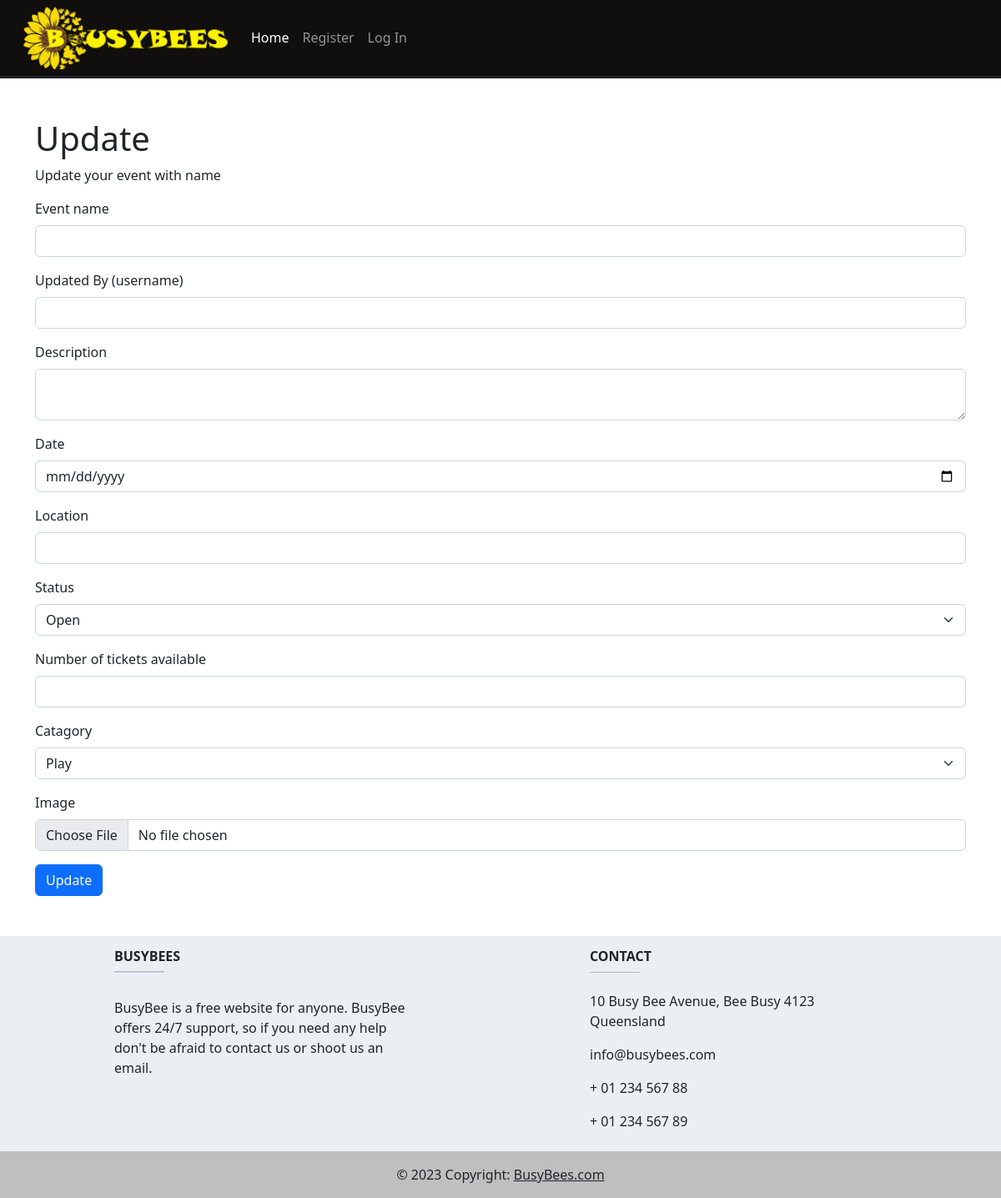
/events/1/update, run on an earlier commit of the app's database.
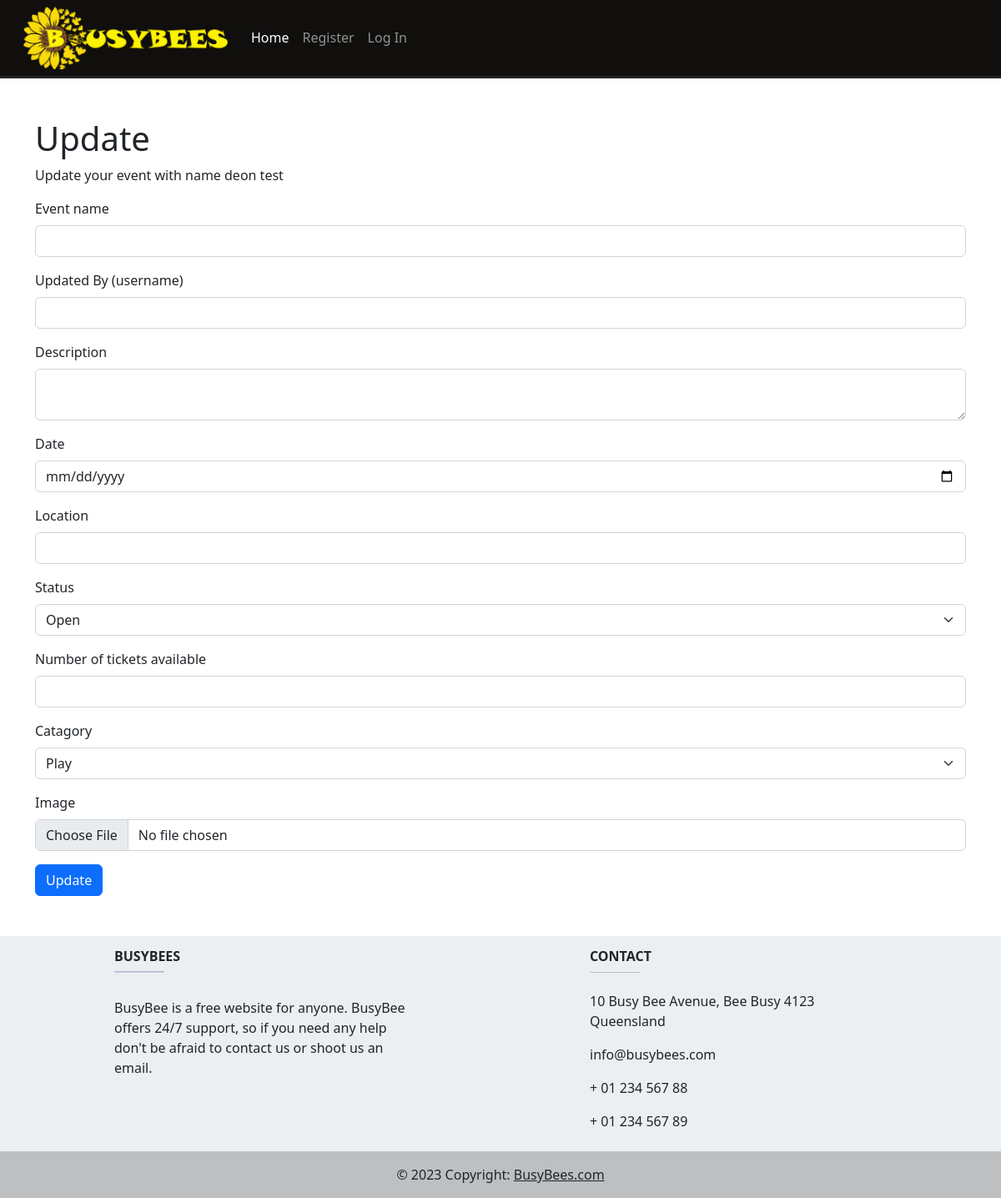
And on a later commit of the database.
### website/models.py (models this page shows)
class Events(db.Model):
    __tablename__='events' # good practice to specify table name
    id = db.Column(db.Integer, primary_key=True)
    name = db.Column(db.String(100), unique=True, nullable=False)
    created = db.Column(db.String(100), nullable=False)
    description = db.Column(db.String(300), nullable=False)
    date = db.Column(db.DateTime, default=datetime.now(), nullable=False)
    location = db.Column(db.String(20), nullable=False)
    status = db.Column(db.String(20), nullable=False)
    catagory = db.Column(db.String(20), nullable=False)
    tickets = db.Column(db.Integer, nullable=False)
    image = db.Column(db.String(400))
    comments = db.relationship('Comment', backref='events')
    user_id = db.Column(db.Integer, db.ForeignKey('users.username'))

### website/event.py (the view, shortened to what this page needs)
@bp.route('/<id>/update', methods = ['GET', 'POST'])
def update(id):
  update = UpdateForm()
  event = db.session.query(Events).filter_by(id=id).first()
  return render_template('events/update.html', update=update, event=event)

### website/forms.py
class UpdateForm(FlaskForm):
    name = StringField("Event name", validators=[InputRequired()])
    created= StringField("Updated By (username)", validators=[InputRequired()] )
    description = TextAreaField('Description',
            validators=[InputRequired()])
    date = DateField("Date", validators=[InputRequired()])
    location = StringField("Location", validators=[InputRequired()])
    status = SelectField('Status', choices=[('Open'), ('Sold-out'), ('Cancelled')], validators=[InputRequired()])
    tickets = StringField("Number of tickets available", validators=[InputRequired()])
    catagory = SelectField("Catagory", choices=[('Play'), ('Learn'), ('Watch'), ('Other')], validators=[InputRequired()])
    image = FileField('Image', validators=[
    FileRequired(message='Image cannot be empty'),
    FileAllowed(ALLOWED_FILE, message='Only supports png,jpg,JPG,PNG')])
    submit = SubmitField("Update")

### website/templates/Events/update.html
{% extends 'base.html' %}
{% import "bootstrap/form.html" as wtf %}
{% block content %}
  <div class="container">
    <div class="row mt-5">
      <div class="col-md-12">
        <h1>Update</h1>
        <p>Update your event with name {{event.name}}</p>
        {{wtf.render_form(update)}}
      </div>
    </div>
  </div>
{% endblock %}

What changed in the data, as far as the page shows it:
added Events: name "deon test"
